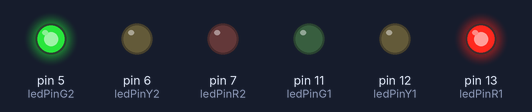
A sketch run on a simulated Arduino Uno, built with avr-gcc and run on an emulated ATmega328P. Shown: output pins drawn as LEDs (lit = HIGH).

Above: at 7.5 s.
At 17.5 s:
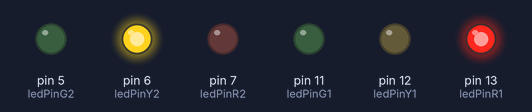
At 27.5 s:
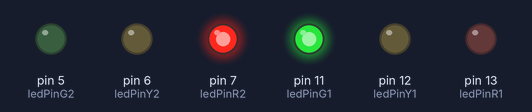
At 37.5 s:
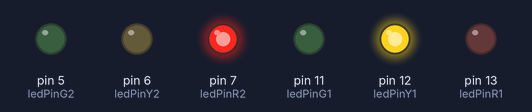
Timing chart, 0 to 52.0 s (numbered marks = the images above):
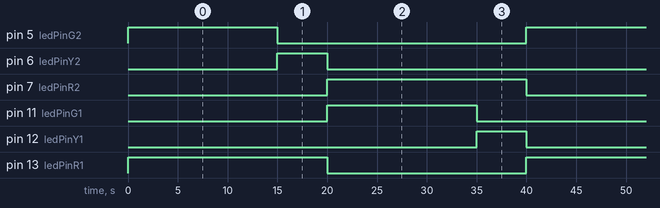

The sketch:

Simulazione_3.ino
```cpp
const int ledPinR1 = 13;    // the number of the LED pin
const int ledPinY1 = 12;    // the number of the LED pin
const int ledPinG1 = 11;    // the number of the LED pin

const int ledPinR2 = 7;    // the number of the LED pin
const int ledPinY2 = 6;    // the number of the LED pin
const int ledPinG2 = 5;    // the number of the LED pin


void setup() {
  // put your setup code here, to run once:
  pinMode(ledPinR1, OUTPUT);
  pinMode(ledPinY1, OUTPUT);
  pinMode(ledPinG1, OUTPUT);

  pinMode(ledPinR2, OUTPUT);
  pinMode(ledPinY2, OUTPUT);
  pinMode(ledPinG2, OUTPUT);
}

void loop() {
  // put your main code here, to run repeatedly:
  digitalWrite(ledPinR1, HIGH);
  digitalWrite(ledPinG2, HIGH);
  delay(15000);
  digitalWrite(ledPinY2, HIGH);
  digitalWrite(ledPinG2, LOW);
  delay(5000);
  digitalWrite(ledPinY2, LOW);
  digitalWrite(ledPinR2, HIGH);
  digitalWrite(ledPinR1, LOW);
  digitalWrite(ledPinG1, HIGH);
  delay(15000);
  digitalWrite(ledPinY1, HIGH);
  digitalWrite(ledPinG1, LOW);
  delay(5000);
  digitalWrite(ledPinY1, LOW);
  digitalWrite(ledPinR2, LOW);

}
```

Measured:
- by itself, pin 5 (ledPinG2), pin 11 (ledPinG1): alternates HIGH for 15.0 s and LOW for 25.0 s
- by itself, pin 6 (ledPinY2), pin 12 (ledPinY1): alternates HIGH for 5.0 s and LOW for 35.0 s
- by itself, pin 7 (ledPinR2), pin 13 (ledPinR1): alternates HIGH for 20.0 s and LOW for 20.0 s
